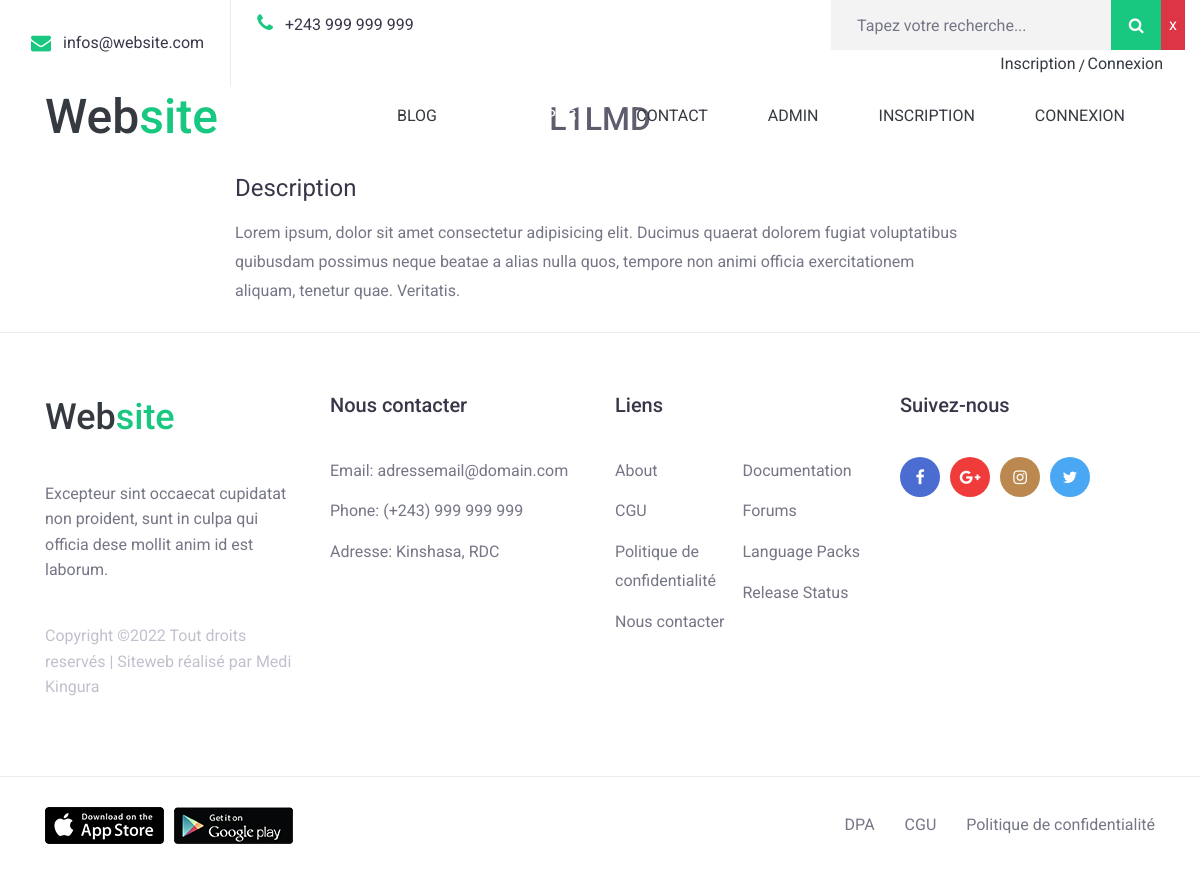
Page /promotion/l1lmd/ on the committed database.
### home/models.py (models this page shows, shortened)
class Promotion(models.Model):
    fac = models.ForeignKey(Faculte, on_delete=models.CASCADE, related_name='fac')
    dep = models.ForeignKey(Departement, on_delete=models.CASCADE, related_name='departement', default='Empty')
    name = models.CharField(max_length=250)
    slug = models.SlugField(unique=True)
    content = models.TextField()
    date = models.DateTimeField(auto_now_add=True)

### home/views.py (the view)
# urls.py: path('promotion/<str:slug>/', views.PromsInfos, name='prom-infos'),
def PromsInfos(request, slug):
    prom = get_object_or_404(Promotion, slug=slug)
    template_name = 'home/prom-infos.html'
    context = {
        'prom': prom,
    }
    return render(request, template_name, context)

### templates/home/prom-infos.html (shortened to what this page needs)
{% extends 'home/base.html' %}
{% block content %}
    <div class="page-header">
        {% include 'includes/header.html' %}
    </div>
    <div class="container mt-5 pt-5">
        <h2 style="text-align: center; padding: 4px 0px;">{{prom.name}}</h2>
        <div class="row">
            <div class="col-12 offset-lg-1 col-lg-1">
            </div>
            <div class="col-12 col-lg-8">
                <div class="single-course-wrap">
                    <div class="single-course-cont-section">
                        <h2>Description</h2>
                        <p>{{prom.content|linebreaks}}</p>
                    </div>
                </div>
            </div>
        </div>
    </div>
{% endblock %}

### static/stls.css (style rules this page uses)
body { color: #383749; font-size: 16px; line-height: 1.8; font-family: 'Roboto', sans-serif; overflow-x: hidden; }
.page-header { background-size: cover !important; }
.single-course-cont-section { margin-top: 24px; color: #757686; }
.single-course-cont-section h2 { margin-top: 24px; margin-bottom: 16px; font-size: 24px; font-weight: 400; color: #383749; }

### rows in the picture
Promotion: name "L1LMD", content "Lorem ipsum, dolor sit amet consectetur adipisicing elit. Ducimus quaerat dolorem fugiat voluptatibus quibusdam possimus neque beatae a alias nulla quos, tempore non animi officia exercitationem aliquam, tenetur quae. Veritatis."
